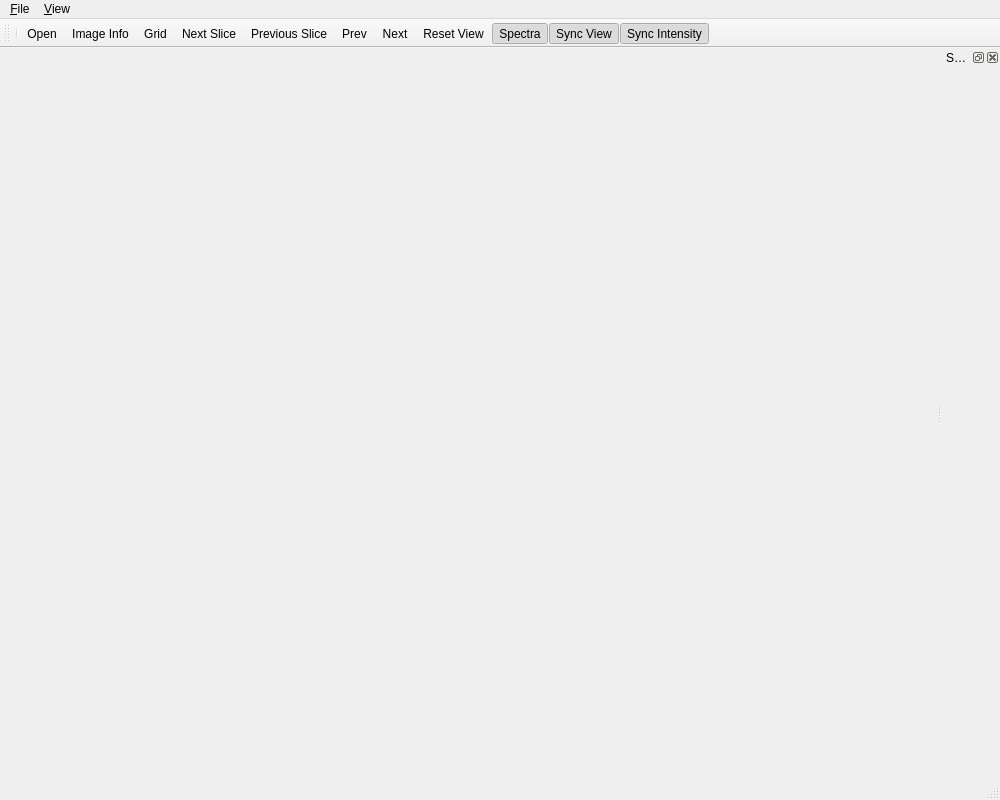
<?xml version="1.0" encoding="UTF-8"?>
<ui version="4.0">
 <class>DRWindow</class>
 <widget class="QMainWindow" name="DRWindow">
  <property name="geometry">
   <rect>
    <x>0</x>
    <y>0</y>
    <width>1000</width>
    <height>800</height>
   </rect>
  </property>
  <property name="focusPolicy">
   <enum>Qt::ClickFocus</enum>
  </property>
  <property name="windowTitle">
   <string>Diffusion-Relaxation Suite Viewer</string>
  </property>
  <widget class="QWidget" name="centralwidget">
   <layout class="QGridLayout" name="gridLayout_3"/>
  </widget>
  <widget class="QMenuBar" name="menubar">
   <property name="geometry">
    <rect>
     <x>0</x>
     <y>0</y>
     <width>1000</width>
     <height>30</height>
    </rect>
   </property>
   <widget class="QMenu" name="menu_File">
    <property name="title">
     <string>&amp;File</string>
    </property>
    <widget class="QMenu" name="menuSave">
     <property name="title">
      <string>Save</string>
     </property>
     <addaction name="actionIntegrated_over_spectra"/>
    </widget>
    <widget class="QMenu" name="menu_Recent">
     <property name="title">
      <string>&amp;Recent Files</string>
     </property>
    </widget>
    <addaction name="action_Open"/>
    <addaction name="menu_Recent"/>
    <addaction name="action_LoadCustomColormap"/>
    <addaction name="menuSave"/>
    <addaction name="action_Exit"/>
   </widget>
   <widget class="QMenu" name="menu_View">
    <property name="title">
     <string>&amp;View</string>
    </property>
    <widget class="QMenu" name="menu_ImageLUT">
     <property name="title">
      <string>Image Colormap</string>
     </property>
    </widget>
    <widget class="QMenu" name="menu_SpectrumLUT">
     <property name="title">
      <string>Spectrum Colormap</string>
     </property>
    </widget>
    <addaction name="action_ViewAverageSpectroscopicImage"/>
    <addaction name="action_Toggle_View2"/>
    <addaction name="action_Toggle_View3"/>
    <addaction name="action_Toggle_View4"/>
    <addaction name="menu_ImageLUT"/>
    <addaction name="menu_SpectrumLUT"/>
   </widget>
   <addaction name="menu_File"/>
   <addaction name="menu_View"/>
  </widget>
  <widget class="QStatusBar" name="statusbar"/>
  <widget class="QToolBar" name="toolBar">
   <property name="windowTitle">
    <string>toolBar</string>
   </property>
   <attribute name="toolBarArea">
    <enum>TopToolBarArea</enum>
   </attribute>
   <attribute name="toolBarBreak">
    <bool>false</bool>
   </attribute>
   <addaction name="separator"/>
   <addaction name="action_Open"/>
   <addaction name="action_Image_Info"/>
   <addaction name="actionToggleGrid"/>
   <addaction name="action_Next_Slice"/>
   <addaction name="action_Previous_Slice"/>
   <addaction name="action_Previous_Component"/>
   <addaction name="action_Next_Component"/>
   <addaction name="action_Reset_View"/>
   <addaction name="actionShow_Spectral"/>
   <addaction name="action_SyncViews"/>
   <addaction name="action_Sync_Intensity"/>
  </widget>
  <widget class="QDockWidget" name="relaxationDockWidget">
   <property name="features">
    <set>QDockWidget::DockWidgetClosable|QDockWidget::DockWidgetFloatable|QDockWidget::DockWidgetMovable</set>
   </property>
   <property name="windowTitle">
    <string>Spectral Navigator</string>
   </property>
   <attribute name="dockWidgetArea">
    <number>2</number>
   </attribute>
   <widget class="QWidget" name="dockWidgetContents_2"/>
  </widget>
  <action name="action_Open">
   <property name="text">
    <string>&amp;Open...</string>
   </property>
   <property name="shortcut">
    <string>Ctrl+O</string>
   </property>
  </action>
  <action name="action_Exit">
   <property name="text">
    <string>&amp;Exit</string>
   </property>
   <property name="shortcut">
    <string>Ctrl+Q</string>
   </property>
  </action>
  <action name="action_ViewAverageSpectroscopicImage">
   <property name="checkable">
    <bool>true</bool>
   </property>
   <property name="checked">
    <bool>false</bool>
   </property>
   <property name="text">
    <string>Average Spectroscopic Image</string>
   </property>
   <property name="toolTip">
    <string>View Average Spectroscopic Image</string>
   </property>
   <property name="shortcut">
    <string>Ctrl+1</string>
   </property>
  </action>
  <action name="action_Toggle_View2">
   <property name="checkable">
    <bool>true</bool>
   </property>
   <property name="checked">
    <bool>false</bool>
   </property>
   <property name="text">
    <string>Invidivudal Spectroscopic Image</string>
   </property>
   <property name="toolTip">
    <string>View Invidivudal Spectroscopic Image</string>
   </property>
   <property name="shortcut">
    <string>Ctrl+2</string>
   </property>
  </action>
  <action name="action_Toggle_View3">
   <property name="checkable">
    <bool>true</bool>
   </property>
   <property name="checked">
    <bool>false</bool>
   </property>
   <property name="text">
    <string>Invidivual Component Maps</string>
   </property>
   <property name="toolTip">
    <string>View Invidivual Component Maps</string>
   </property>
   <property name="shortcut">
    <string>Ctrl+3</string>
   </property>
  </action>
  <action name="action_Toggle_View4">
   <property name="checkable">
    <bool>true</bool>
   </property>
   <property name="checked">
    <bool>false</bool>
   </property>
   <property name="text">
    <string>Composite Map</string>
   </property>
   <property name="toolTip">
    <string>View Composite Map</string>
   </property>
   <property name="shortcut">
    <string>Ctrl+4</string>
   </property>
  </action>
  <action name="action_SyncViews">
   <property name="checkable">
    <bool>true</bool>
   </property>
   <property name="checked">
    <bool>true</bool>
   </property>
   <property name="text">
    <string>&amp;Sync View</string>
   </property>
   <property name="toolTip">
    <string>Synchronize position/zoom/pan for all views</string>
   </property>
   <property name="shortcut">
    <string>Ctrl+Y</string>
   </property>
  </action>
  <action name="actionIntegrated_over_spectra">
   <property name="text">
    <string>Integrated over spectra...</string>
   </property>
  </action>
  <action name="actionToggleGrid">
   <property name="checkable">
    <bool>true</bool>
   </property>
   <property name="text">
    <string>Grid</string>
   </property>
   <property name="toolTip">
    <string>Toggle grid lines</string>
   </property>
   <property name="shortcut">
    <string>Ctrl+G</string>
   </property>
  </action>
  <action name="actionNavigator">
   <property name="checkable">
    <bool>true</bool>
   </property>
   <property name="checked">
    <bool>true</bool>
   </property>
   <property name="text">
    <string>Navigator</string>
   </property>
   <property name="toolTip">
    <string>Diffusion-relaxation spectral navigator</string>
   </property>
   <property name="shortcut">
    <string>Ctrl+N</string>
   </property>
  </action>
  <action name="actionShow_Spectral">
   <property name="checkable">
    <bool>true</bool>
   </property>
   <property name="checked">
    <bool>true</bool>
   </property>
   <property name="text">
    <string>Spectra</string>
   </property>
   <property name="toolTip">
    <string>Show Spectral Plots</string>
   </property>
   <property name="shortcut">
    <string>Ctrl+S</string>
   </property>
  </action>
  <action name="actionAutoscale">
   <property name="text">
    <string>Autoscale</string>
   </property>
   <property name="toolTip">
    <string>Autoscale based on displayed image</string>
   </property>
   <property name="shortcut">
    <string>Ctrl+A</string>
   </property>
  </action>
  <action name="action_Next_Component">
   <property name="text">
    <string>&amp;Next</string>
   </property>
   <property name="toolTip">
    <string>Switch to Next Component</string>
   </property>
   <property name="shortcut">
    <string>]</string>
   </property>
  </action>
  <action name="action_Previous_Component">
   <property name="text">
    <string>&amp;Prev</string>
   </property>
   <property name="toolTip">
    <string>Show the previous component map</string>
   </property>
   <property name="shortcut">
    <string>[</string>
   </property>
  </action>
  <action name="action_Sync_Intensity">
   <property name="checkable">
    <bool>true</bool>
   </property>
   <property name="checked">
    <bool>true</bool>
   </property>
   <property name="text">
    <string>&amp;Sync Intensity</string>
   </property>
   <property name="toolTip">
    <string>Synchronize intensity scaling for all views</string>
   </property>
  </action>
  <action name="action_Image_Info">
   <property name="checkable">
    <bool>true</bool>
   </property>
   <property name="text">
    <string>Image Info</string>
   </property>
   <property name="toolTip">
    <string>Show information on image</string>
   </property>
   <property name="shortcut">
    <string>Ctrl+I</string>
   </property>
  </action>
  <action name="action_Next_Slice">
   <property name="text">
    <string>Next Slice</string>
   </property>
   <property name="toolTip">
    <string>Next slice</string>
   </property>
  </action>
  <action name="action_Previous_Slice">
   <property name="text">
    <string>Previous Slice</string>
   </property>
   <property name="toolTip">
    <string>Previous Slice</string>
   </property>
  </action>
  <action name="action_Reset_View">
   <property name="text">
    <string>Reset View</string>
   </property>
   <property name="toolTip">
    <string>Reset pan/zoom/intensity scaling</string>
   </property>
   <property name="shortcut">
    <string>Ctrl+R</string>
   </property>
  </action>
  <action name="action_LoadCustomColormap">
   <property name="text">
    <string>Load Custom Colormap</string>
   </property>
  </action>
 </widget>
 <resources/>
 <connections/>
</ui>
